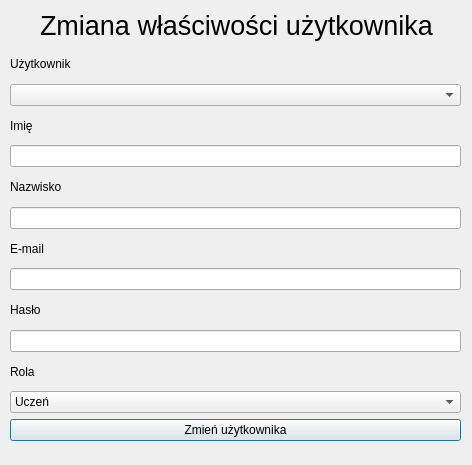
<?xml version="1.0" encoding="UTF-8"?>
<ui version="4.0">
 <class>Dialog</class>
 <widget class="QDialog" name="Dialog">
  <property name="geometry">
   <rect>
    <x>0</x>
    <y>0</y>
    <width>472</width>
    <height>465</height>
   </rect>
  </property>
  <property name="windowTitle">
   <string>Dodawanie użytkownika</string>
  </property>
  <widget class="QLabel" name="label">
   <property name="geometry">
    <rect>
     <x>40</x>
     <y>10</y>
     <width>441</width>
     <height>31</height>
    </rect>
   </property>
   <property name="font">
    <font>
     <pointsize>20</pointsize>
    </font>
   </property>
   <property name="text">
    <string>Zmiana właściwości użytkownika</string>
   </property>
  </widget>
  <widget class="QWidget" name="layoutWidget">
   <property name="geometry">
    <rect>
     <x>10</x>
     <y>50</y>
     <width>451</width>
     <height>391</height>
    </rect>
   </property>
   <layout class="QVBoxLayout" name="verticalLayout">
    <item>
     <widget class="QLabel" name="label_5">
      <property name="text">
       <string>Użytkownik</string>
      </property>
     </widget>
    </item>
    <item>
     <widget class="QComboBox" name="comboBox_2"/>
    </item>
    <item>
     <widget class="QLabel" name="label_6">
      <property name="text">
       <string>Imię</string>
      </property>
     </widget>
    </item>
    <item>
     <widget class="QLineEdit" name="lineEdit"/>
    </item>
    <item>
     <widget class="QLabel" name="label_7">
      <property name="text">
       <string>Nazwisko</string>
      </property>
     </widget>
    </item>
    <item>
     <widget class="QLineEdit" name="lineEdit_2"/>
    </item>
    <item>
     <widget class="QLabel" name="label_2">
      <property name="text">
       <string>E-mail</string>
      </property>
     </widget>
    </item>
    <item>
     <widget class="QLineEdit" name="lineEdit_3"/>
    </item>
    <item>
     <widget class="QLabel" name="label_3">
      <property name="text">
       <string>Hasło</string>
      </property>
     </widget>
    </item>
    <item>
     <widget class="QLineEdit" name="lineEdit_4">
      <property name="echoMode">
       <enum>QLineEdit::Password</enum>
      </property>
     </widget>
    </item>
    <item>
     <widget class="QLabel" name="label_4">
      <property name="text">
       <string>Rola</string>
      </property>
     </widget>
    </item>
    <item>
     <widget class="QComboBox" name="comboBox">
      <item>
       <property name="text">
        <string>Uczeń</string>
       </property>
      </item>
      <item>
       <property name="text">
        <string>Nauczyciel</string>
       </property>
      </item>
      <item>
       <property name="text">
        <string>Admin</string>
       </property>
      </item>
     </widget>
    </item>
    <item>
     <widget class="QPushButton" name="pushButton">
      <property name="text">
       <string>Zmień użytkownika</string>
      </property>
     </widget>
    </item>
   </layout>
  </widget>
 </widget>
 <resources/>
 <connections/>
</ui>
